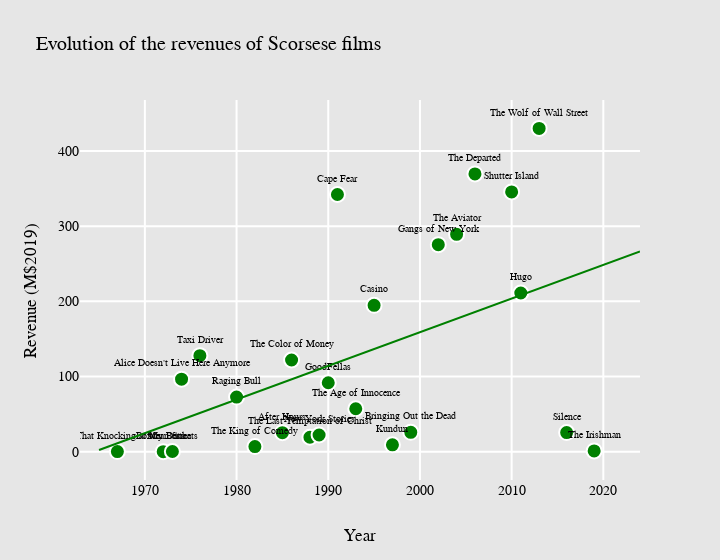

Notebook cell for this chart:
### Markdown cell above
## Revenues over time.

### Code cell
fig = plot_vars(x=scorsese_features['year'],
          y=scorsese_features['revenue_imdb_adj'],
          titles=scorsese_features['title'],
          x_title='Year',
          y_title='Revenue (M$2019)',
          x_fit=x_year,
          y_fit=fit_revenue_year,
          fig_title='Evolution of the revenues of Scorsese films')

### Figure 1 — Plotly figure (JSON) as saved in the notebook; plotly's stock layout.template omitted (floating-point values rounded to 4 significant figures)
{"data": [{"hovertemplate": "<br>Title: %{text}<br>%{xaxis.title.text}: %{x}<br>%{yaxis.title.text}: %{y}<extra></extra>", "marker": {"color": "green", "line": {"color": "white", "width": 2}, "size": 15}, "mode": "markers+text", "text": ["Who's That Knocking at My Door", "Boxcar Bertha", "Mean Streets", "Alice Doesn't Live Here Anymore", "Taxi Driver", "Raging Bull", "The King of Comedy", "After Hours", "The Color of Money", "The Last Temptation of Christ", "New York Stories", "GoodFellas", "Cape Fear", "The Age of Innocence", "Casino", "Kundun", "Bringing Out the Dead", "Gangs of New York", "The Aviator", "The Departed", "Shutter Island", "Hugo", "The Wolf of Wall Street", "Silence", "The Irishman"], "textfont": {"size": 10}, "textposition": "top center", "type": "scatter", "x": [1967, 1972, 1973, 1974, 1976, 1980, 1982, 1985, 1986, 1988, 1989, 1990, 1991, 1993, 1995, 1997, 1999, 2002, 2004, 2006, 2010, 2011, 2013, 2016, 2019], "y": [0.1231, 0.03941, 0.2368, 96.45, 127.8, 72.61, 6.719, 25.21, 122.0, 19.16, 22.19, 91.7, 342.2, 57.07, 194.8, 9.055, 25.78, 275.4, 289.2, 369.6, 345.6, 211.1, 430.2, 25.39, 0.9689]}, {"hoverinfo": "skip", "marker": {"color": "green"}, "mode": "lines", "type": "scatter", "x": [1965, 1966, 1967, 1968, 1969, 1970, 1971, 1972, 1973, 1974, 1975, 1976, 1977, 1978, 1979, 1980, 1981, 1982, 1983, 1984, 1985, 1986, 1987, 1988, 1989, 1990, 1991, 1992, 1993, 1994, 1995, 1996, 1997, 1998, 1999, 2000, 2001, 2002, 2003, 2004, 2005, 2006, 2007, 2008, 2009, 2010, 2011, 2012, 2013, 2014, 2015, 2016, 2017, 2018, 2019, 2020, 2021, 2022, 2023, 2024], "y": [2.28, 6.758, 11.24, 15.72, 20.19, 24.67, 29.15, 33.63, 38.11, 42.59, 47.07, 51.54, 56.02, 60.5, 64.98, 69.46, 73.94, 78.42, 82.89, 87.37, 91.85, 96.33, 100.8, 105.3, 109.8, 114.2, 118.7, 123.2, 127.7, 132.2, 136.6, 141.1, 145.6, 150.1, 154.6, 159.0, 163.5, 168.0, 172.5, 176.9, 181.4, 185.9, 190.4, 194.9, 199.3, 203.8, 208.3, 212.8, 217.3, 221.7, 226.2, 230.7, 235.2, 239.6, 244.1, 248.6, 253.1, 257.6, 262.0, 266.5]}], "layout": {"font": {"color": "black", "family": "Courier New", "size": 14}, "paper_bgcolor": "rgb(230, 230, 230)", "plot_bgcolor": "rgb(230, 230, 230)", "showlegend": false, "title": {"font": {"size": 20}, "text": "Evolution of the revenues of Scorsese films"}, "width": 720, "xaxis": {"gridcolor": "white", "gridwidth": 2, "title": {"text": "Year"}}, "yaxis": {"gridcolor": "white", "gridwidth": 2, "title": {"text": "Revenue (M$2019)"}}}}
